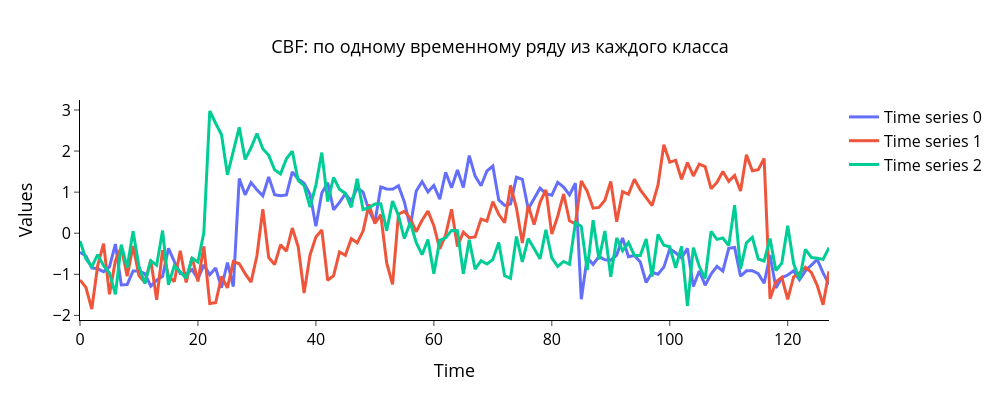

Notebook cell for this chart:
### Markdown cell above
Выполните визуализацию по одному временному ряду из каждого класса. Для этого используйте функцию `plot_ts()` из модуля *plots.py*.

### Code cell
# Берём первый встретившийся ряд каждого класса
classes = np.unique(labels)
first_idx = [np.where(labels == cls)[0][0] for cls in classes]

print("Классы:", classes, "| индексы выбранных рядов:", first_idx)
plot_ts(ts_set[first_idx], plot_title='CBF: по одному временному ряду из каждого класса')
